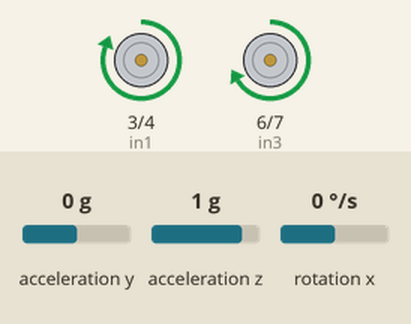
The sketch below on a simulated Arduino Uno, built with avr-gcc and run on an emulated ATmega328P. Parts: motor-driver pin pairs drawn as motors (green arrow = first pin HIGH = forward, orange = second pin HIGH = backward, longer = more drive, scaled by the enable pin). The inputs (shaded band) are chosen by the test bench; at power-on: acceleration z 1 g, rotation x 0 °/s, acceleration y 0 g. What the sketch prints to the serial monitor is not drawn.

Above: at 1.2 s.
1.3 s: acceleration z set to 0 g
At 3.6 s:
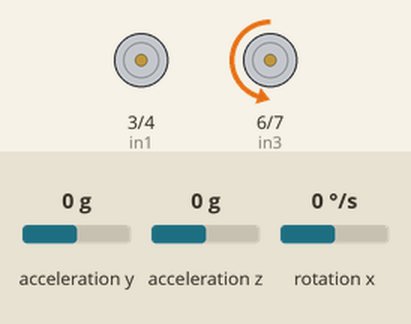
3.9 s: rotation x set to 100 °/s
At 4.38 s:
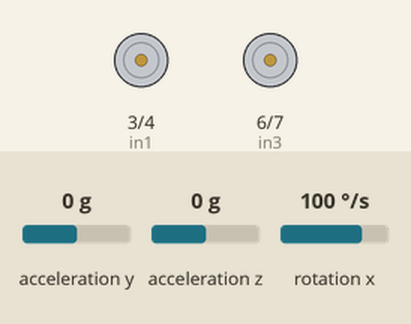
6.0 s: rotation x set to -100 °/s
At 6.3 s:
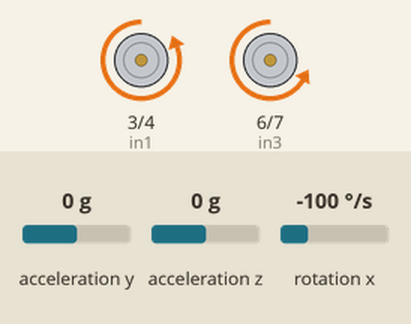
8.5 s: acceleration y set to -1.4 g
At 9.7 s:
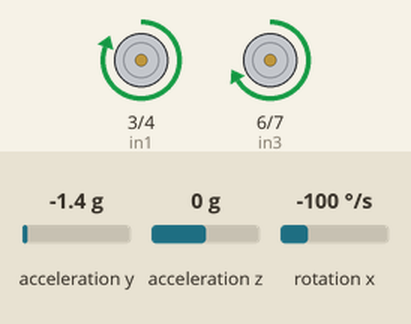
Timing chart, 0 to 11.0 s (numbered marks = the images above; inputs shaded):
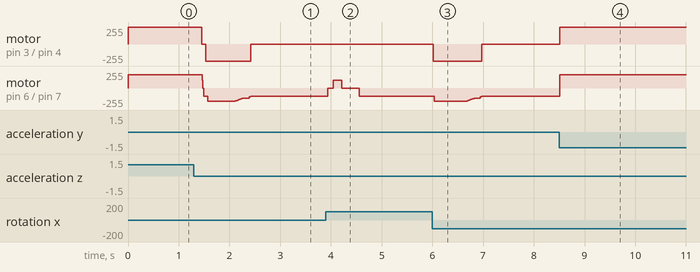

The sketch:

Self-Balancing-Robot.ino
```cpp
#include "Wire.h"
#include "I2Cdev.h"
#include "MPU6050.h"
#include "math.h"
#include <avr/wdt.h>


//speed constants
#define MIN_SPEED 120
#define MAX_SPEED 200
const float MARGIN = 2;

// Define the motor control pins / mpu object
const int enA = 2;  // Enable for Motor A
const int in1 = 3;  // Input 1 for Motor A
const int in2 = 4;  // Input 2 for Motor A
const int enB = 5;  // Enable for Motor B
const int in3 = 6;  // Input 1 for Motor B
const int in4 = 7;  // Input 2 for Motor B

MPU6050 mpu;

/*********Tune these 4 values for your BOT*********/
double kp = 18;  //Set this first(22.5)
double ki = 0;   //Finally set this
double kd = 0;   //Set this second
/******End of values setting*********/

int16_t accY, accZ;
float accAngle, currentAngle, prevAngle = 0;

float setpoint = 5;  //set the value when the bot is perpendicular to ground using serial monitor.
float error, prev_error = 0;
float integral = 0;
float derivative = 0;
float pidOutput = 0;

// Kalman filter variables
float Q_angle = 0.001;  // Process noise covariance for the accelerometer
float R_angle = 0.01;   // Measurement noise covariance for the accelerometer

float P[2][2] = { { 1, 0 }, { 0, 1 } };  // Initial estimation error covariance matrix
float angle = 0;                         // Initial state estimate
float bias = 0;                          // Initial bias estimate
float rate;                              // Gyroscope reading

unsigned long prevTime = 0;
float dt;  // Time step

void setup() {
  mpu.initialize();
  Serial.begin(115200);

  // Set the motor control pins as output
  pinMode(enA, OUTPUT);
  pinMode(in1, OUTPUT);
  pinMode(in2, OUTPUT);
  pinMode(enB, OUTPUT);
  pinMode(in3, OUTPUT);
  pinMode(in4, OUTPUT);

  wdt_enable(WDTO_15MS);
  // Stop motors by default
  motorStop();
}

void loop() {
  wdt_reset();
  // Calculate delta time
  unsigned long currTime = millis();
  dt = (currTime - prevTime) / 1000.0;
  prevTime = currTime;

  // Read sensor data
  accZ = mpu.getAccelerationZ();
  accY = mpu.getAccelerationY();
  accAngle = atan2(accZ, accY) * RAD_TO_DEG;

  // Gyroscope reading
  // Note: Uncomment this section if you want to use gyroscope data
  int16_t gyroX = mpu.getRotationX();
  rate = map(gyroX, -32768, 32767, -250, 250);

  // Kalman filter predict step
  angle += dt * (rate - bias);
  P[0][0] += dt * (dt * P[1][1] - P[0][1] - P[1][0] + Q_angle);
  P[0][1] -= dt * P[1][1];
  P[1][0] -= dt * P[1][1];
  P[1][1] += R_angle * dt;

  // Kalman filter update step
  float y = accAngle - angle;
  float S = P[0][0] + R_angle;
  float K[2];  // Kalman gain
  K[0] = P[0][0] / S;
  K[1] = P[1][0] / S;

  angle += K[0] * y;
  bias += K[1] * y;
  P[0][0] -= K[0] * P[0][0];
  P[0][1] -= K[0] * P[0][1];
  P[1][0] -= K[1] * P[0][0];
  P[1][1] -= K[1] * P[0][1];

  // Calculate PID output
  error = angle - setpoint;
  integral += error * dt;
  derivative = (error - prev_error) / dt;
  pidOutput = kp * error + ki * integral + kd * derivative;

  // Print values for testing
  // Serial.print("Angle: ");
  // Serial.print(accAngle);
  Serial.print(" error: ");
  Serial.print(error);


  // Send power to the motors
  powerMotors(pidOutput);

  prev_error = error;
}

void powerMotors(double pidOutput) {
  // Constrain motor speed between min and max speed
  int motorSpeed = constrain(abs(pidOutput), MIN_SPEED, MAX_SPEED);

  Serial.print(" Speed: ");
  Serial.println(motorSpeed);

  if (abs(error) > MARGIN) {
    // Serial.println("Movin");
    analogWrite(enA, motorSpeed);  // Set speed for Motor A
    analogWrite(enB, motorSpeed);  // Set speed for Motor B

    if (angle > setpoint) {
      // Falling forward
      // Serial.println(" forward");
      motorForward();
    } else if (angle < setpoint) {
      // Falling backward
      // Serial.println(" backward");
      motorBackward();
    } else {
      // Balanced
      motorStop();
    }
  } else {
    // Serial.println("not movin");
    motorStop(); // Set speed for Motor B
  }
}

// Function to run both motors forward
void motorForward() {
  digitalWrite(in1, HIGH);
  digitalWrite(in2, LOW);
  digitalWrite(in3, HIGH);
  digitalWrite(in4, LOW);
}

// Function to run both motors backward
void motorBackward() {
  digitalWrite(in1, LOW);
  digitalWrite(in2, HIGH);
  digitalWrite(in3, LOW);
  digitalWrite(in4, HIGH);
}

// Function to stop both motors
void motorStop() {
  analogWrite(enA, 0);  // Stop Motor A
  analogWrite(enB, 0);  // Stop Motor B
  digitalWrite(in1, LOW);
  digitalWrite(in2, LOW);
  digitalWrite(in3, LOW);
  digitalWrite(in4, LOW);
}
```

Measured:
- after the input at 1.3 s, motor on pin 3 (in1) / pin 4 (in2): forward 255/255 → stopped after 0.16 s, → backward 255/255 0.07 s later, → stopped 0.89 s later
- after the input at 3.9 s, motor on pin 6 (in3) / pin 7 (in4): backward 120/255 → stopped at once, → forward 120/255 0.11 s later, → stopped 0.17 s later, → backward 120/255 0.35 s later
- after the input at 6.0 s, motor on pin 3 (in1) / pin 4 (in2): stopped → backward 255/255 at once, → stopped 0.96 s later
- after the input at 8.5 s, motor on pin 3 (in1) / pin 4 (in2): stopped → forward 255/255 at once; motor on pin 6 (in3) / pin 7 (in4): backward 120/255 → forward 200/255 at once
